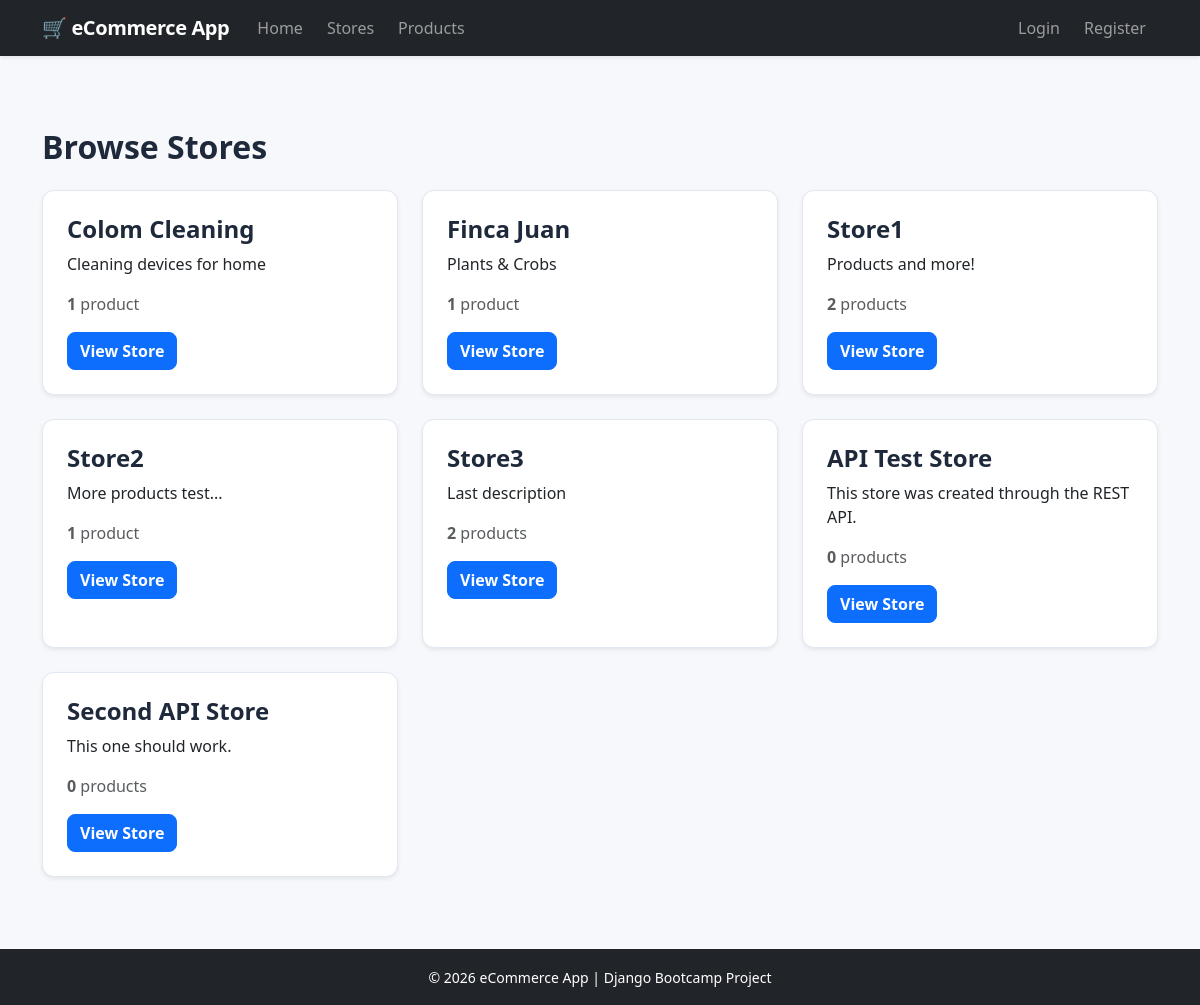
The page /stores/ on the database its author committed.
### Store/models.py (models this page shows, shortened)
class Store(models.Model):
    owner = models.ForeignKey(
        User,
        on_delete=models.CASCADE,
        related_name="stores"
    )
    name = models.CharField(max_length=100)
    description = models.TextField(blank=True)
    created_at = models.DateTimeField(auto_now_add=True)

### Store/views.py (the view)
# urls.py: path("stores/", views.browse_stores, name="browse_stores"),
def browse_stores(request):
    stores = Store.objects.prefetch_related("products").all()
    return render(
        request,
        "buyer/store_list.html",
        {
            "stores": stores,
        },
    )

### templates/buyer/store_list.html (shortened to what this page needs)
{% extends "base.html" %}
{% block content %}
<h2 class="mb-4">Browse Stores</h2>
<div class="row">
{% for store in stores %}
<div class="col-md-4 mb-4">
    <div class="card shadow-sm h-100">
        <div class="card-body">
            <h4>{{ store.name }}</h4>
            <p>{{ store.description }}</p>
            <p class="text-muted">
                <strong>{{ store.products.count }}</strong>
                product{{ store.products.count|pluralize }}
            </p>
            <a
                href="{% url 'public_store_detail' store.id %}"
                class="btn btn-primary">
                View Store
            </a>
        </div>
    </div>
</div>
{% empty %}
<div class="alert alert-info">
No stores are currently available.
</div>
{% endfor %}
</div>
{% endblock %}

### static/css/style.css (style rules this page uses)
:root { --app-bg: #f6f8fb; --app-border: #e2e8f0; --app-heading: #1e293b; }
body { background: var(--app-bg); color: #334155; }
h1, h2, h3, h4, h5, h6 { color: var(--app-heading); font-weight: 700; }
.card { border-color: var(--app-border); border-radius: 0.75rem; }
.card-body { padding: 1.5rem; }
.btn { border-radius: 0.5rem; font-weight: 600; }

### rows shown on the page
Store: name "Colom Cleaning", description "Cleaning devices for home", products.count "1"
Store: name "Finca Juan", description "Plants & Crobs", products.count "1"
Store: name "Store1", description "Products and more!", products.count "2"
Store: name "Store2", description "More products test...", products.count "1"
Store: name "Store3", description "Last description", products.count "2"
Store: name "API Test Store", description "This store was created through the REST API.", products.count "0"
Store: name "Second API Store", description "This one should work.", products.count "0"
